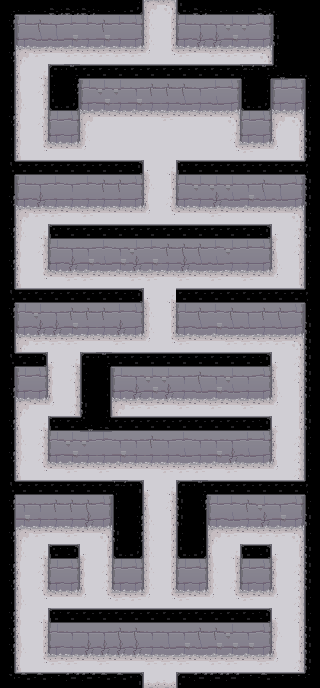

The image is a tile-based game level rendered from a .tmx file. Its description and complete source (layers, tilesets, objects, tile grids) follow:
An orthogonal 20x43 tile map with 16x16 px tiles, 2 tile layers (Floor, Ceilng), 1 hidden layer not drawn.

<map version="1.0" orientation="orthogonal" renderorder="right-down" width="20" height="43" tilewidth="16" tileheight="16" nextobjectid="4">
 <tileset firstgid="1" name="dungeon tileset calciumtrice" tilewidth="16" tileheight="16" tilecount="1050" columns="30">
  <image source="dungeon tileset calciumtrice.png" width="480" height="560" />
  <terraintypes>
   <terrain name="Ceiling" tile="55" />
   <terrain name="Wall" tile="156" />
   <terrain name="Floor" tile="235" />
  </terraintypes>
  <tile id="30" terrain="0,0,0,0" />
  <tile id="31" terrain=",,,0" />
  <tile id="32" terrain=",,0," />
  <tile id="33" terrain=",0,," />
  <tile id="34" terrain="0,,," />
  <tile id="35" terrain=",0,,0" />
  <tile id="37" terrain=",0,,0" />
  <tile id="38" terrain=",,0,0" />
  <tile id="39" terrain=",,0,0" />
  <tile id="40" terrain=",,0,0" />
  <tile id="41" terrain="0,0,," />
  <tile id="43" terrain="0,0,," />
  <tile id="44" terrain="0,,0," />
  <tile id="46" terrain="0,,0," />
  <tile id="79" terrain=",0,0,0" />
  <tile id="80" terrain="0,,0,0" />
  <tile id="81" terrain="0,0,,0" />
  <tile id="82" terrain="0,0,0," />
  <tile id="120" terrain=",,,1" />
  <tile id="121" terrain=",,1,1" />
  <tile id="122" terrain=",,1,1" />
  <tile id="123" terrain=",,1,1" />
  <tile id="124" terrain=",,1,1" />
  <tile id="125" terrain=",,1," />
  <tile id="150" terrain=",1,," />
  <tile id="151" terrain="1,1,," />
  <tile id="152" terrain="1,1,," />
  <tile id="153" terrain="1,1,," />
  <tile id="154" terrain="1,1,," />
  <tile id="155" terrain="1,,," />
  <tile id="210" terrain="2,2,2,2" />
  <tile id="211" terrain=",,,2" />
  <tile id="212" terrain=",,2," />
  <tile id="213" terrain=",2,," />
  <tile id="214" terrain="2,,," />
  <tile id="216" terrain=",2,,2" />
  <tile id="217" terrain=",2,,2" />
  <tile id="218" terrain=",,2,2" />
  <tile id="220" terrain=",,2,2" />
  <tile id="222" terrain="2,2,," />
  <tile id="223" terrain="2,2,," />
  <tile id="225" terrain="2,,2," />
  <tile id="226" terrain="2,,2," />
  <tile id="259" terrain=",2,2,2" />
  <tile id="260" terrain="2,,2,2" />
  <tile id="261" terrain="2,2,,2" />
  <tile id="262" terrain="2,2,2," />
 </tileset>
 <imagelayer name="Background" visible="0" offsetx="16" offsety="16">
  <image source="../puzzle3.png" width="928" height="672" />
 </imagelayer>
 <layer name="Floor" width="20" height="43">
  <data encoding="csv">
0,0,0,0,0,0,0,0,0,212,213,0,0,0,0,0,0,0,0,0,
0,121,123,124,125,125,123,125,126,217,227,121,124,124,122,122,126,0,0,0,
0,151,154,154,152,155,152,155,156,217,227,151,153,153,152,155,156,0,0,0,
0,212,219,221,219,219,219,219,219,260,261,219,221,219,219,219,213,0,0,0,
0,218,263,224,224,224,223,223,223,223,223,224,224,223,224,223,215,0,0,0,
0,218,226,0,0,121,122,122,124,123,123,123,124,125,126,0,0,121,126,0,
0,217,227,0,0,151,152,155,152,155,155,154,155,154,156,0,0,151,156,0,
0,218,226,121,126,212,221,221,221,221,219,221,221,221,213,121,126,212,213,0,
0,218,227,151,156,217,211,211,211,211,211,211,211,211,226,151,156,218,227,0,
0,218,261,221,221,260,211,211,211,211,211,211,211,211,261,219,221,260,227,0,
0,214,223,224,224,223,224,223,224,262,263,224,224,223,224,223,224,224,215,0,
0,121,124,125,124,125,123,123,126,217,227,121,122,122,122,124,123,124,126,0,
0,151,153,155,155,155,155,155,156,218,226,151,155,153,154,152,154,154,156,0,
0,212,219,219,221,219,221,221,221,260,261,221,221,219,221,221,221,221,213,0,
0,217,263,224,223,223,224,223,223,224,223,224,223,224,224,223,223,262,226,0,
0,218,226,121,124,124,125,124,122,125,123,123,123,125,122,125,126,218,226,0,
0,218,227,151,153,152,154,152,153,152,155,153,154,154,155,155,156,217,227,0,
0,218,261,221,219,219,221,221,219,219,221,219,221,219,221,219,221,260,227,0,
0,214,224,223,223,224,223,224,224,262,263,224,224,223,224,224,223,224,215,0,
0,121,122,124,123,123,123,125,126,217,227,121,123,125,123,124,123,123,126,0,
0,151,153,153,152,155,155,153,156,217,227,151,154,152,154,154,155,154,156,0,
0,212,219,219,219,221,221,219,221,260,261,219,221,221,219,219,219,219,213,0,
0,214,223,262,263,223,223,224,223,224,224,224,223,224,224,224,224,262,226,0,
0,121,126,218,226,0,0,121,124,122,122,124,123,124,122,124,126,218,226,0,
0,151,156,218,227,0,0,151,153,152,153,155,154,152,154,155,156,217,227,0,
0,212,221,260,226,0,0,212,219,219,221,219,221,219,221,219,221,260,227,0,
0,218,263,224,215,0,0,214,223,223,223,223,224,223,224,223,224,262,227,0,
0,217,226,121,122,122,125,124,124,123,124,125,124,124,124,125,126,218,226,0,
0,217,226,151,152,155,155,152,155,155,155,154,155,152,153,154,156,218,226,0,
0,218,261,221,219,221,219,221,221,221,219,219,219,221,219,221,221,260,226,0,
0,214,224,223,224,223,223,223,223,262,263,224,223,224,224,223,223,224,215,0,
0,124,124,123,123,123,126,0,0,218,226,0,0,121,125,123,122,124,126,0,
0,152,155,155,155,153,156,0,0,217,227,0,0,151,154,155,153,152,156,0,
0,212,219,221,219,221,213,0,0,217,227,0,0,212,219,221,219,219,213,0,
0,217,263,223,223,262,227,0,0,217,227,0,0,218,263,224,224,262,227,0,
0,218,226,121,126,218,226,121,126,217,227,121,126,217,227,121,126,218,226,0,
0,218,226,151,156,218,226,151,156,217,227,151,156,217,226,151,156,218,226,0,
0,217,261,221,221,260,261,219,219,260,261,219,221,260,261,219,221,260,226,0,
0,218,263,224,224,223,223,224,224,223,223,224,223,224,223,224,224,262,226,0,
0,218,227,121,124,124,124,123,123,124,124,124,123,123,122,124,126,217,227,0,
0,217,227,151,155,153,153,153,153,155,154,152,154,152,152,152,156,218,227,0,
0,218,261,219,219,221,219,221,221,219,219,219,221,219,219,221,219,260,226,0,
0,214,223,224,224,223,224,224,223,223,223,224,223,224,224,224,223,223,215,0
</data>
 </layer>
 <layer name="Ceilng" width="20" height="43">
  <data encoding="csv">
83,44,44,42,42,42,44,44,35,0,0,34,42,44,44,44,42,82,31,31,
45,0,0,0,0,0,0,0,0,0,0,0,0,0,0,0,0,38,31,31,
47,0,0,0,0,0,0,0,0,0,0,0,0,0,0,0,0,36,31,31,
45,0,0,0,0,0,0,0,0,0,0,0,0,0,0,0,0,38,31,31,
47,0,0,32,67,52,52,52,52,52,52,52,52,52,52,68,67,66,44,82,
47,0,0,38,45,0,0,0,0,0,0,0,0,0,0,38,47,0,0,38,
47,0,0,34,35,0,0,0,0,0,0,0,0,0,0,34,35,0,0,38,
45,0,0,0,0,0,0,0,0,0,0,0,0,0,0,0,0,0,0,38,
47,0,0,0,0,0,0,0,0,0,0,0,0,0,0,0,0,0,0,36,
47,0,0,0,0,0,0,0,0,0,0,0,0,0,0,0,0,0,0,36,
86,52,52,52,52,52,52,52,50,0,0,48,52,52,52,52,52,52,52,85,
47,0,0,0,0,0,0,0,0,0,0,0,0,0,0,0,0,0,0,36,
45,0,0,0,0,0,0,0,0,0,0,0,0,0,0,0,0,0,0,36,
47,0,0,0,0,0,0,0,0,0,0,0,0,0,0,0,0,0,0,38,
45,0,0,48,52,52,52,52,52,52,52,52,52,52,52,52,50,0,0,36,
47,0,0,0,0,0,0,0,0,0,0,0,0,0,0,0,0,0,0,38,
45,0,0,0,0,0,0,0,0,0,0,0,0,0,0,0,0,0,0,38,
47,0,0,0,0,0,0,0,0,0,0,0,0,0,0,0,0,0,0,38,
86,52,52,52,52,52,52,52,50,0,0,52,52,52,52,52,52,52,52,85,
45,0,0,0,0,0,0,0,0,0,0,0,0,0,0,0,0,0,0,38,
47,0,0,0,0,0,0,0,0,0,0,0,0,0,0,0,0,0,0,36,
47,0,0,0,0,0,0,0,0,0,0,0,0,0,0,0,0,0,0,36,
86,52,50,0,0,32,67,52,52,52,52,52,52,52,52,52,50,0,0,36,
47,0,0,0,0,38,47,0,0,0,0,0,0,0,0,0,0,0,0,36,
45,0,0,0,0,38,47,0,0,0,0,0,0,0,0,0,0,0,0,36,
47,0,0,0,0,36,47,0,0,0,0,0,0,0,0,0,0,0,0,38,
45,0,0,48,52,66,65,52,52,52,52,52,52,52,52,52,50,0,0,36,
47,0,0,0,0,0,0,0,0,0,0,0,0,0,0,0,0,0,0,38,
45,0,0,0,0,0,0,0,0,0,0,0,0,0,0,0,0,0,0,38,
47,0,0,0,0,0,0,0,0,0,0,0,0,0,0,0,0,0,0,38,
86,52,52,52,52,52,52,68,33,0,0,32,67,52,52,52,52,52,52,85,
45,0,0,0,0,0,0,38,47,0,0,36,45,0,0,0,0,0,0,38,
47,0,0,0,0,0,0,38,45,0,0,36,47,0,0,0,0,0,0,36,
45,0,0,0,0,0,0,36,45,0,0,38,47,0,0,0,0,0,0,38,
47,0,0,48,50,0,0,34,35,0,0,34,35,0,0,48,50,0,0,36,
45,0,0,0,0,0,0,0,0,0,0,0,0,0,0,0,0,0,0,36,
45,0,0,0,0,0,0,0,0,0,0,0,0,0,0,0,0,0,0,36,
47,0,0,0,0,0,0,0,0,0,0,0,0,0,0,0,0,0,0,38,
45,0,0,48,52,52,52,52,52,52,52,52,52,52,52,52,50,0,0,38,
45,0,0,0,0,0,0,0,0,0,0,0,0,0,0,0,0,0,0,36,
45,0,0,0,0,0,0,0,0,0,0,0,0,0,0,0,0,0,0,36,
47,0,0,0,0,0,0,0,0,0,0,0,0,0,0,0,0,0,0,36,
81,40,40,41,39,39,40,40,33,0,0,32,39,39,39,41,40,41,41,80
</data>
 </layer>
</map>
